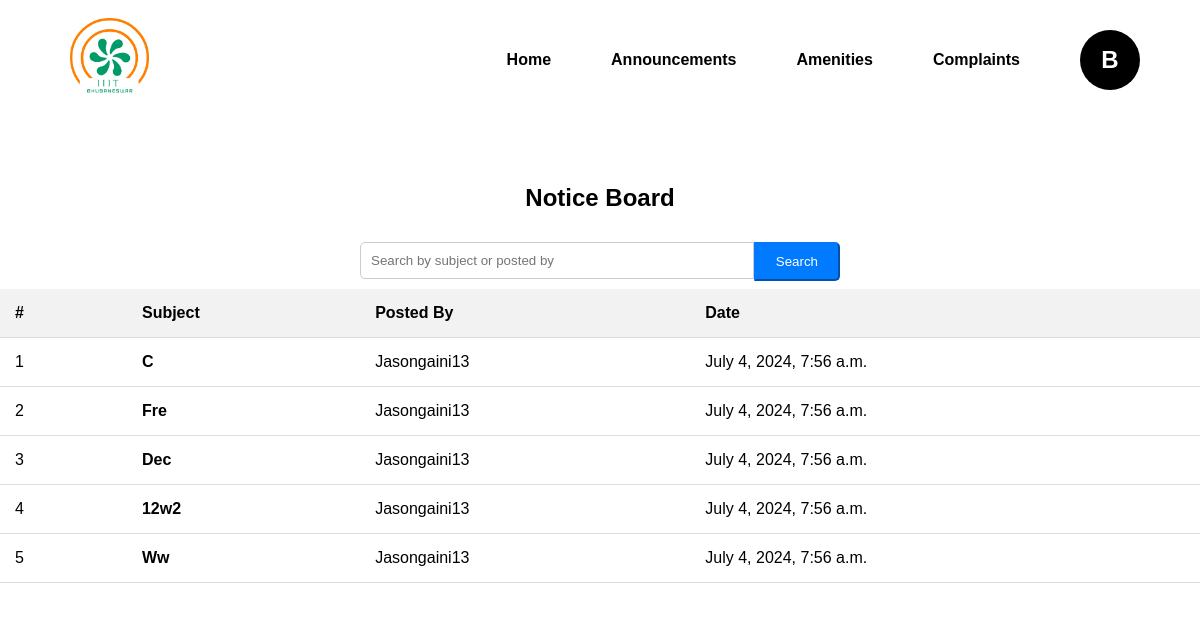
Screenshot of /student/notices/ (signed in) with the database file from the repository.
### users/models.py (models this page shows, shortened)
class Notice(models.Model):
    subject = models.CharField(max_length=255)
    message = models.TextField()
    posted_by = models.ForeignKey(User, on_delete=models.CASCADE)
    date_posted = models.DateTimeField(auto_now_add=True)

### users/views.py (the view)
# urls.py: path('student/notices/', views.student_notice_list, name='student_notice_list'),
@login_required
def student_notice_list(request):
    notices = Notice.objects.all()
    query = request.GET.get('q')
    if query:
        notices = Notice.objects.filter(Q(subject__icontains=query) | Q(posted_by__username__icontains=query)).order_by('-date_posted')
    else:
        notices = Notice.objects.all().order_by('-date_posted')
    return render(request, 'student_noticeboard.html', {'notices': notices})

### users/templates/student_noticeboard.html (shortened to what this page needs)
{% extends 'base.html' %}
{% block content %}
{% load static %}
<link rel="stylesheet" href="{% static 'css/noticeboard.css' %}">
    <h2>Notice Board</h2>
    <form method="GET" action="{% url 'student_notice_list' %}" class="form-inline search-bar d-flex justify-content-center align-items-center">
        <div class="input-group search-bar-group">
            <input type="text" class="form-control form-control-lg" name="q" placeholder="Search by subject or posted by" value="{{ request.GET.q }}">
            <div class="input-group-append">
                <button type="submit" class="btn btn-primary btn-lg">Search</button>
            </div>
        </div>
    </form>
    <div class="table-responsive">
    <table class="table table-striped mt-3">
        <thead>
            <tr>
                <th>#</th>
                <th>Subject</th>
                <th>Posted By</th>
                <th>Date</th>
            </tr>
        </thead>
        <tbody>
            {% for notice in notices %}
            <tr>
                <td>{{ forloop.counter }}</td>
                <td><a href="{% url 'student_notice_detail' notice.pk %}">{{ notice.subject|capfirst }}</a></td>
                <td>{{ notice.posted_by.username|capfirst }}</td>
                <td>{{ notice.date_posted }}</td>
            </tr>
            {% endfor %}
        </tbody>
    </table>
</div>
</div>
{% endblock %}

### users/templates/base.html (shortened to what this page needs)
{% load static %}
<!DOCTYPE html>
<html lang="en">
<head>
    <link rel="stylesheet" href="{% static 'css/dashboard_styles.css' %}">
    <link rel="stylesheet" href="https://cdnjs.cloudflare.com/ajax/libs/font-awesome/6.0.0-beta3/css/all.min.css">
</head>
<body>
<nav>
    <div class="logo">
        <img src="{% static 'images/home_logo.png' %}" alt="Logo">
    </div>
    <div class="list-items">
        <ul class="nav-links">
            <li><a href="{% url 'student_dashboard' %}">Home</a></li>
            <li><a href="{% url 'student_notice_list' %}">Announcements</a></li>
            <li class="dropdown">
                <a href="#">Amenities</a>
            </li>
            <li><a href="{% url 'student_complaints_list' %}">Complaints</a></li>
            <li class="profile dropdown">
                <a href="#" id="profileDropdown" role="button">
                    <div class="profile-initial">{{ request.user.username|slice:":1"|capfirst }}</div>
                </a>
            </li>
        </ul>
    </div>
</nav>
<div class="container mt-4">
    {% block content %}
    {% endblock %}
</body>
</html>

### static/css/dashboard_styles.css (style rules this page uses)
* { margin: 0; padding: 0; box-sizing: border-box; }
body { font-family: 'Roboto', sans-serif; }
nav { display: flex; align-items: center; justify-content: space-between; background-color: white; padding: 0 20px; width: 100%; height: 120px; margin: 0; }
.logo img { height: 80px; margin-left: 50px; }
.nav-links { list-style: none; display: flex; flex: 1; justify-content: flex-end; align-items: center; }
.nav-links li { position: relative; margin-right: 20px; }
.nav-links a { font-size: 16px; font-weight: 550; color: black; text-decoration: none; padding: 15px 20px; display: block; }
.profile { display: flex; align-items: center; cursor: pointer; }
.profile-initial { width: 60px; height: 60px; background-color: black; color: white; display: flex; align-items: center; justify-content: center; border-radius: 50%; font-size: 24px; font-weight: bold; }

### static/css/noticeboard.css (style rules this page uses)
* { margin: 0; padding: 0; box-sizing: border-box; }
html, body { height: 100%; overflow: hidden; }
body { font-family: Arial, sans-serif; justify-content: center; align-items: center; }
.container { margin-top: 4rem; }
h2 { text-align: center; margin-bottom: 20px; }
.search-bar .search-bar-group { width: 40%; margin: 0 auto; display: flex; }
.search-bar .form-control { flex: 1; padding: 10px; border-radius: 5px 0 0 5px; border: 1px solid #ccc; }
.search-bar .input-group-append .btn-primary { background-color: #007bff; border-color: #007bff; padding: 10px 20px; border-radius: 0 5px 5px 0; color: white; }
.table { width: 100%; border-collapse: collapse; overflow-x: auto; }
.table th, .table td { padding: 15px; text-align: left; border-bottom: 1px solid #ddd; }
.table th { background-color: #f2f2f2; }
.mt-4 { margin-top: 4rem !important; }
form { margin-top: 20px; }
form .btn-primary { background-color: #007bff; border-color: #007bff; padding: 8px 16px; border-radius: 5px; color: white; margin-top: 10px; }
form input, form textarea, form select { width: 40%; padding: 10px; margin: 10px 0; border-radius: 5px; border: 1px solid #ccc; }
.d-flex { display: flex; }
.justify-content-center { justify-content: center; }
.align-items-center { align-items: center; }
.table-responsive { max-height: 300px; overflow-y: auto; }

### users/templates/student_noticeboard.html (style rules this page uses)
a { text-decoration: none; color: black; font-weight: bold; }

### rows the page displays
Notice: subject "C", posted_by.username "Jasongaini13", date_posted "July 4, 2024, 7:56 a.m."
Notice: subject "Fre", posted_by.username "Jasongaini13", date_posted "July 4, 2024, 7:56 a.m."
Notice: subject "Dec", posted_by.username "Jasongaini13", date_posted "July 4, 2024, 7:56 a.m."
Notice: subject "12w2", posted_by.username "Jasongaini13", date_posted "July 4, 2024, 7:56 a.m."
Notice: subject "Ww", posted_by.username "Jasongaini13", date_posted "July 4, 2024, 7:56 a.m."

### other values shown
{{ request.user.username|slice:":1"|capfirst }} "B"
